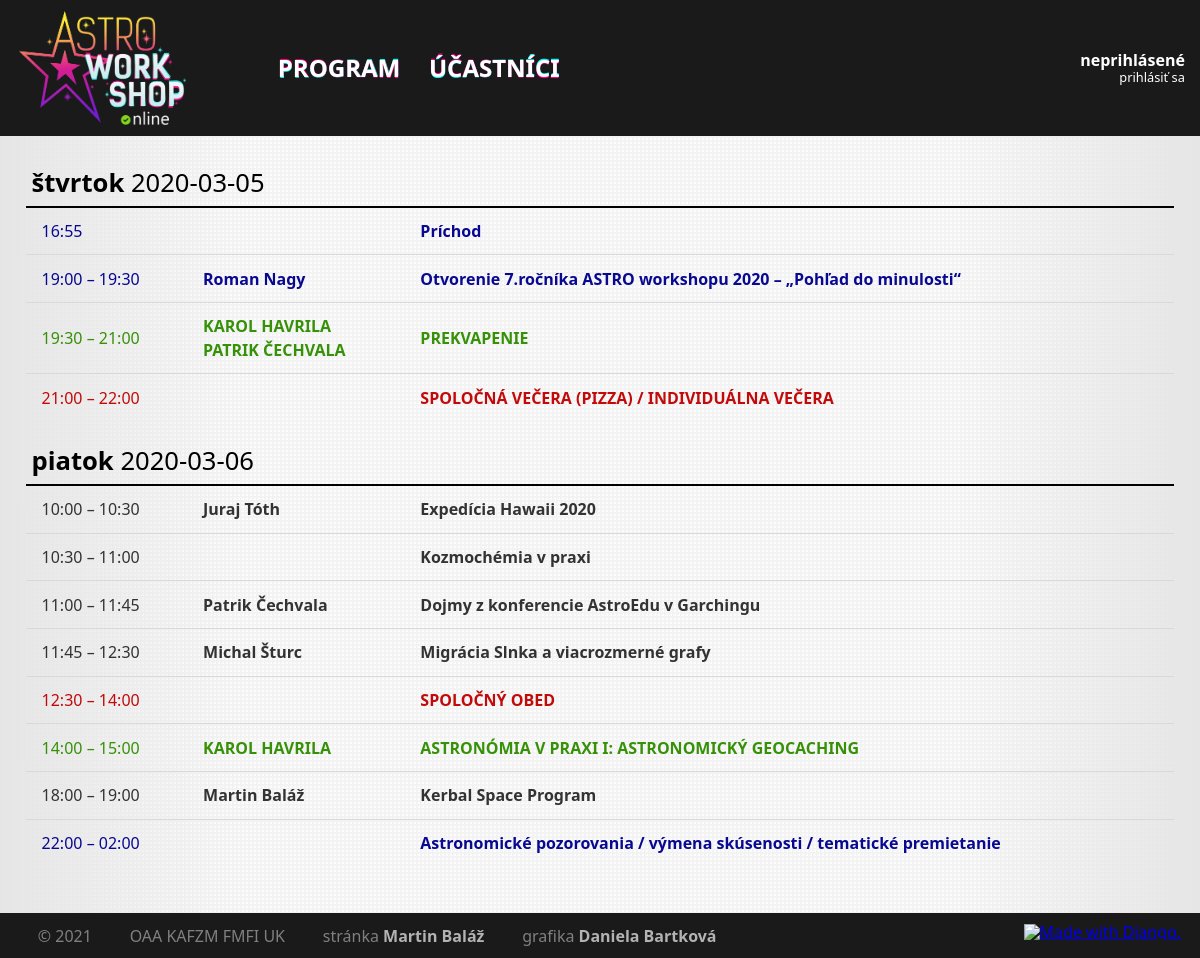
The app's page /2020/, older data.
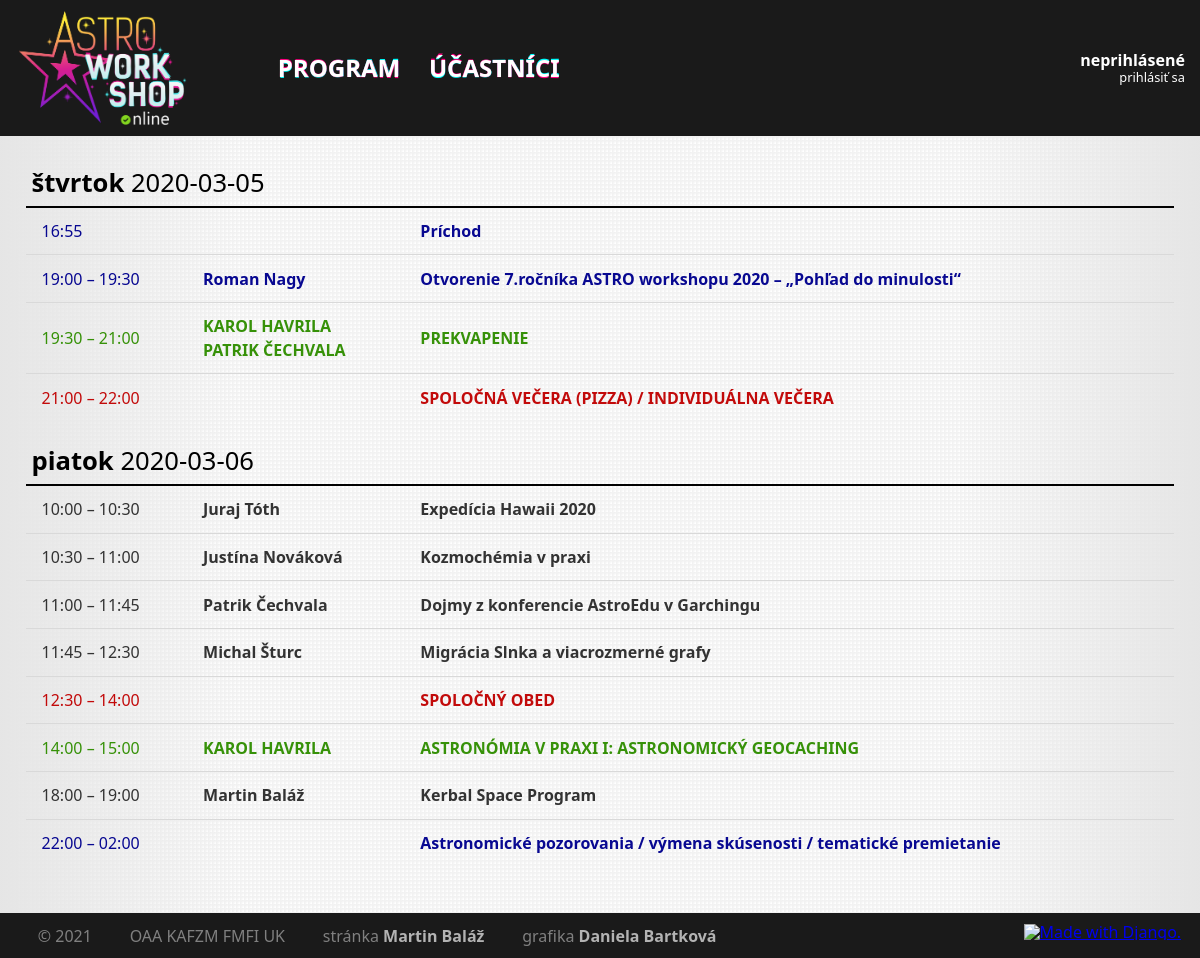
The same page, newer data.
### core/models/slot.py (models this page shows, shortened)
class Slot(models.Model):
    class Meta:
        ordering = ['start', 'duration']
    objects = SlotQuerySet.as_manager()
    CATEGORY_TALK = 'T'
    CATEGORY_WORKSHOP = 'W'
    CATEGORY_MEAL = 'M'
    CATEGORY_OTHER = 'O'
    CATEGORIES = [
        (CATEGORY_TALK, 'Prednáška'),
        (CATEGORY_WORKSHOP, 'Workshop'),
        (CATEGORY_MEAL, 'Jedlo'),
        (CATEGORY_OTHER, 'Ostatné'),
    ]
    title = models.CharField(blank=True, max_length=256)
    abstract = models.TextField(blank=True, max_length=4096)
    start = models.DateTimeField(null=True, blank=True)
    duration = models.PositiveIntegerField(null=False)
    note = models.CharField(blank=True, max_length=256)
    person = models.ManyToManyField('Participant', related_name='people', blank=True)
    event = models.ForeignKey('Event', null=True, blank=True, on_delete=models.CASCADE)
    category = models.CharField(max_length=1, choices=CATEGORIES, default=CATEGORY_TALK)

### core/models/participant.py (models this page shows, shortened)
class Participant(AbstractUser):
    class Meta:
        ordering = ['last_name', 'first_name']
    affiliations = models.ManyToManyField(
        'Institute',
        through='Affiliation'
    )
    participations = models.ManyToManyField(
        'Event',
        through='Participation',
        related_name = 'participants'
    )
    about = models.TextField(blank=True)

### core/views/talks.py (the view)
# urls.py: path('', talks.ProgrammeView.as_view(), name='default'),
class ProgrammeView(django.views.generic.ListView):
    model = Slot
    context_object_name = 'slots'
    template_name = 'core/programme.html'
    def get_queryset(self):
        return self.model.objects \
            .with_people() \
            .filter(event__code=self.kwargs.get('year', "2021")) \
            .annotate(
                date=TruncDay('start'),
            ) \
            .order_by('start', 'duration')

### core/models/slot.py (called while the page is built)
    def with_people(self):
        return self.prefetch_related(
            Prefetch('person', to_attr='people')
        ).annotate(
            people_count=Count('person')
        )

### core/templatetags/astro.py (called while the page is built)
@register.filter(name='add_minutes')
def add_minutes(base, value):
    return base + datetime.timedelta(minutes=value)

### core/templates/core/programme.html
{% extends 'core/base.html' %}
{% load astro tz %}
{% timezone "Europe/Bratislava" %}
{% block page %}
    <table class="programme">
        {% regroup slots by date as slots_date %}
        {% for day, slots_day in slots_date %}
            <tr>
                <th class="day" colspan="4">
                    <span class="dow">{{ day|date:"l" }}</span>
                    <span class="ymd">{{ day|date:"Y-m-d"|default:"zatiaľ nezaradené" }}
                </th>
            </tr>
            {% for slot in slots_day %}
                <tr class="category-{{ slot.category }}{% if forloop.last %} last{% endif %}">
                    <td class="time">
                        {{ slot.start|timezone:"Europe/Bratislava"|time:"H:i" }}
                        {% if slot.start and slot.duration > 0 %}
                            &ndash;&nbsp;{{ slot.start|add_minutes:slot.duration|timezone:"Europe/Bratislava"|time:"H:i" }}
                        {% endif %}
                    </td>
                    <td class="person">
                        {% for person in slot.people %}
                            <a href="{% url 'participant' person.username %}">{{ person.get_full_name }}</a>
                            {% if not forloop.last %}<br />{% endif %}
                        {% endfor %}
                    </td>
                    <td class="title">
                        <a href="{% url 'slot' id=slot.id %}">{{ slot.title }}</a>
                    </td>
                </tr>
            {% endfor %}
        {% endfor %}
    </table>
{% endblock %}
{% endtimezone %}

Row changes from the older to the newer data that the page shows:
changed Slot "Kozmochémia v praxi": gains Participant (get_full_name "Justína Nováková")
